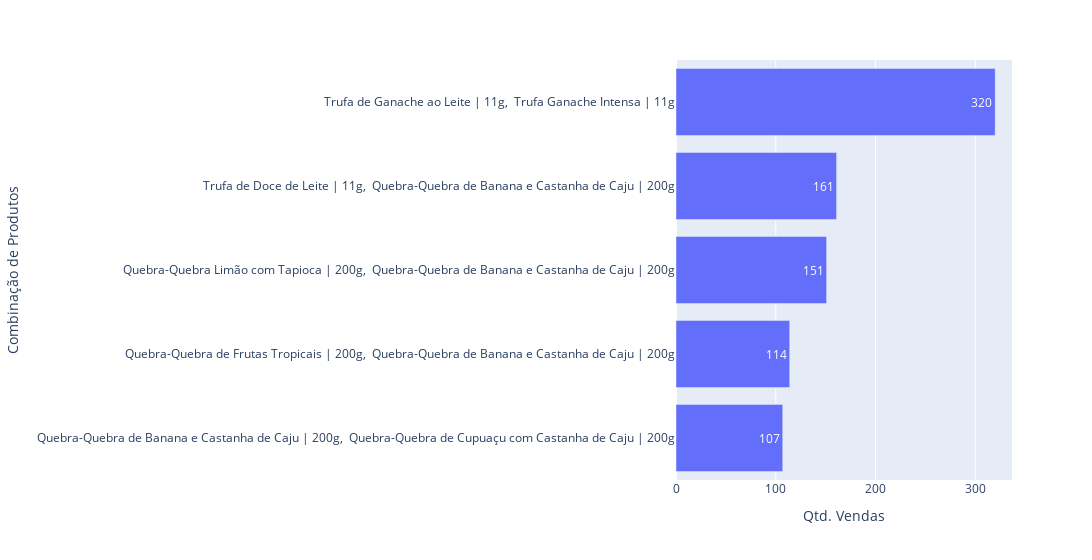

Write notebook code for a chart like this one.
### Code cell
fig = px.bar(top_five.sort_values('Qtd. Vendas', ascending=True), x="Qtd. Vendas", y="Combinação de Produtos", orientation='h', width=1500, text_auto='combination')
fig.show()

### Figure 1 — Plotly figure (JSON) as saved in the notebook; plotly's stock layout.template omitted (floating-point values rounded to 4 significant figures)
{"data": [{"alignmentgroup": "True", "hovertemplate": "Qtd. Vendas=%{x}<br>Combinação de Produtos=%{y}<extra></extra>", "legendgroup": "", "marker": {"color": "#636efa", "pattern": {"shape": ""}}, "name": "", "offsetgroup": "", "orientation": "h", "showlegend": false, "textposition": "auto", "texttemplate": "%{x:combination}", "type": "bar", "x": [107, 114, 151, 161, 320], "xaxis": "x", "y": ["Quebra-Quebra de Banana e Castanha de Caju | 200g,  Quebra-Quebra de Cupuaçu com Castanha de Caju | 200g", "Quebra-Quebra de Frutas Tropicais | 200g,  Quebra-Quebra de Banana e Castanha de Caju | 200g", "Quebra-Quebra Limão com Tapioca | 200g,  Quebra-Quebra de Banana e Castanha de Caju | 200g", "Trufa de Doce de Leite | 11g,  Quebra-Quebra de Banana e Castanha de Caju | 200g", " Trufa de Ganache ao Leite | 11g,  Trufa Ganache Intensa | 11g"], "yaxis": "y"}], "layout": {"barmode": "relative", "legend": {"tracegroupgap": 0}, "margin": {"t": 60}, "width": 1500, "xaxis": {"anchor": "y", "domain": [0, 1], "title": {"text": "Qtd. Vendas"}}, "yaxis": {"anchor": "x", "domain": [0, 1], "title": {"text": "Combinação de Produtos"}}}}
